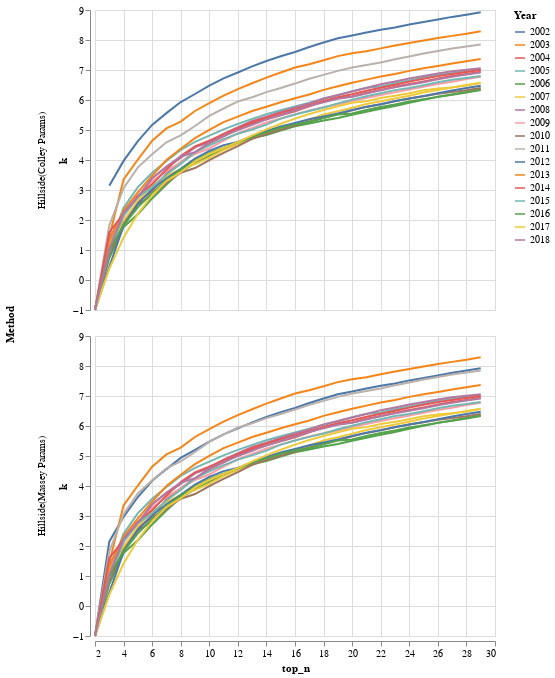

Notebook cell for this chart:
### Code cell
import altair as alt
alt.Chart(cumsum_pct_change.reset_index()).mark_line().encode(
    x='top_n',
    y='k',
    color='Year'
).facet(row='Method')

### Figure 1 — Vega-Lite specification as saved in the notebook (floating-point values rounded to 4 significant figures; data arrays with more than 128 entries replaced by an {"elided": "..."} marker saying what was removed)
{"config": {"view": {"continuousWidth": 400, "continuousHeight": 300}}, "data": {"name": "data-5625952243f05ec4e0f28edd69b0c150"}, "facet": {"row": {"type": "nominal", "field": "Method"}}, "spec": {"mark": "line", "encoding": {"color": {"type": "nominal", "field": "Year"}, "x": {"type": "quantitative", "field": "top_n"}, "y": {"type": "quantitative", "field": "k"}}}, "$schema": "https://vega.github.io/schema/vega-lite/v4.8.1.json", "datasets": {"data-5625952243f05ec4e0f28edd69b0c150": {"elided": "952 records"}}}
